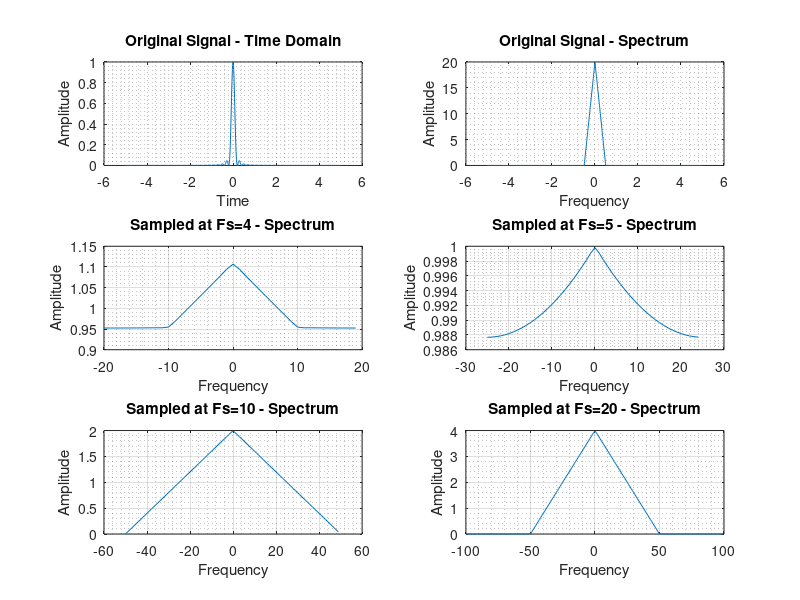
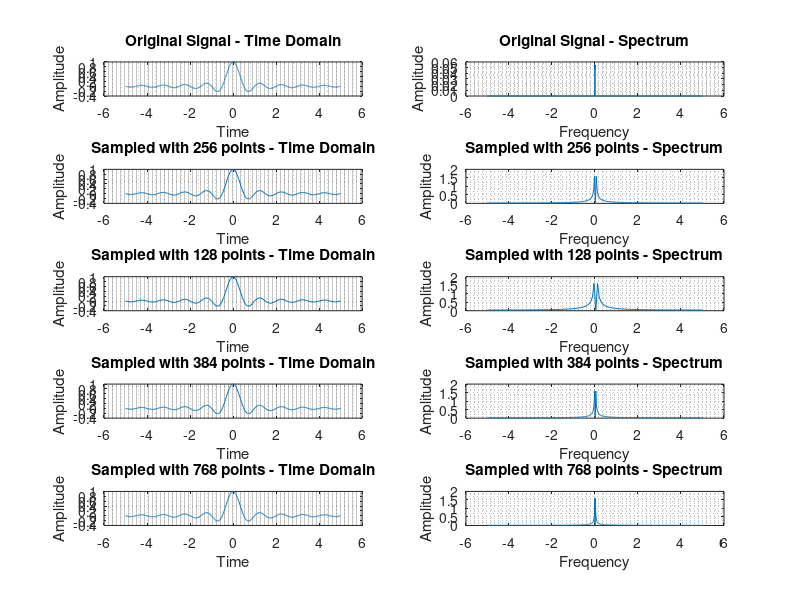

Reproduce these figures in MATLAB, in order.
%% 1-7
clear;
close all;
clc;

% Original Signal
t=-5:0.01:4.99;
x=sinc(5*t).^2;

% All Cases of sampling 
sample_4Hz = zeros(1,10*4);
sample_5Hz = zeros(1,10*5);
sample_10Hz = zeros(1,10*10);
sample_20Hz = zeros(1,10*20);

% Filling the sampled signal values
for i=1:1:40
    sample_4Hz(i)=x(25*i);
end

for i=1:1:50
    sample_5Hz(i)=x(20*i);
end

for i=1:1:100
    sample_10Hz(i)=x(10*i);
end

for i=1:1:200
    sample_20Hz(i)=x(5*i);
end

% Calculating the spectrum
spec_4=fftshift(fft(sample_4Hz));
spec_5=fftshift(fft(sample_5Hz));
spec_10=fftshift(fft(sample_10Hz));
spec_20=fftshift(fft(sample_20Hz));
original_fft = fftshift(fft(x));

% Defining the axis of different sampled signals
xax_4=-20:1:19;
xax_5=-25:1:24;
xax_10=-50:1:49;
xax_20=-100:1:99;

figure(1);

% Original Signal - Time Domain
subplot(3,2,1);
plot(t,x);
xlabel("Time");
ylabel("Amplitude");
title("Original Signal - Time Domain");
grid minor;

% Original Signal - Frequency Domain
subplot(3,2,2)
plot(t,abs(original_fft));
xlabel("Frequency");
ylabel("Amplitude");
title("Original Signal - Spectrum");
grid minor;

% 4Hz Sampling - Spectrum
subplot(3,2,3);
plot(xax_4,abs(spec_4));
xlabel("Frequency");
ylabel("Amplitude");
title("Sampled at Fs=4 - Spectrum");
grid minor;
grid on;

% 5Hz Sampling - Spectrum
subplot(3,2,4);
plot(xax_5,abs(spec_5));
xlabel("Frequency");
ylabel("Amplitude");
title("Sampled at Fs=5 - Spectrum");
grid minor;
grid on;

% 10Hz Sampling - Spectrum
subplot(3,2,5);
plot(xax_10,abs(spec_10));
xlabel("Frequency");
ylabel("Amplitude");
title("Sampled at Fs=10 - Spectrum");
grid minor;
grid on;

% 20Hz Sampling - Spectrum
subplot(3,2,6);
plot(xax_20,abs(spec_20));
xlabel("Frequency");
ylabel("Amplitude");
title("Sampled at Fs=20 - Spectrum");
grid minor;
grid on;

%% 1-8

L0=10000;
L1=256;
L2 = L1 * 0.5;
L3 = L1 * 1.5;
L4 = L1 * 3;

t0=linspace(-5,5,L0);
t1=linspace(-5,5,L1);
t2=linspace(-5,5,L2);
t3=linspace(-5,5,L3);
t4=linspace(-5,5,L4);

x0=sinc(2*t0);
x1=sinc(2*t1);
x2=sinc(2*t2);
x3=sinc(2*t3);
x4=sinc(2*t4);

figure(2);

% Original Signal
subplot(5,2,1);
plot(t0,x0);
xlabel("Time");
ylabel("Amplitude");
title("Original Signal - Time Domain");
grid minor;

% Original Signal - Spectrum
subplot(5,2,2);
plot(t0 , abs(fftshift(fft(x0)))/length(x0));
xlabel("Frequency");
ylabel("Amplitude");
title("Original Signal - Spectrum");
grid minor;

% Sampled at L1 - Time
subplot(5,2,3);
plot(t1 ,x1);
xlabel("Time");
ylabel("Amplitude");
title("Sampled with 256 points - Time Domain");
grid minor;

% Sampled at L1 - Spectrum
subplot(5,2,4);
plot(t1 , abs(fftshift(fft(t1)))/length(x1));
xlabel("Frequency");
ylabel("Amplitude");
title("Sampled with 256 points - Spectrum");
grid minor;

% Sampled at L2 - Time
subplot(5,2,5);
plot(t2, x2);
xlabel("Time");
ylabel("Amplitude");
title("Sampled with 128 points - Time Domain");
grid minor;


% Sampled at L2 - Spectrum
subplot(5,2,6);
plot(t2 , abs(fftshift(fft(t2)))/length(x2));
xlabel("Frequency");
ylabel("Amplitude");
title("Sampled with 128 points - Spectrum");
grid minor;

% Sampled at L3 - Time
subplot(5,2,7);
plot(t3 , x3);
xlabel("Time");
ylabel("Amplitude");
title("Sampled with 384 points - Time Domain");
grid minor;

% Sampled at L3 - Spectrum
subplot(5,2,8);
plot(t3 , abs(fftshift(fft(t3)))/length(x3));
xlabel("Frequency");
ylabel("Amplitude");
title("Sampled with 384 points - Spectrum");
grid minor;

% Sampled at L3 - Time
subplot(5,2,9);
plot(t4 , x4);
xlabel("Time");
ylabel("Amplitude");
title("Sampled with 768 points - Time Domain");
grid minor;

% Sampled at L3 - Spectrum
subplot(5,2,10);
plot(t4 , abs(fftshift(fft(t4)))/length(x4));
xlabel("Frequency");
ylabel("Amplitude");
title("Sampled with 768 points - Spectrum");
grid minor;
